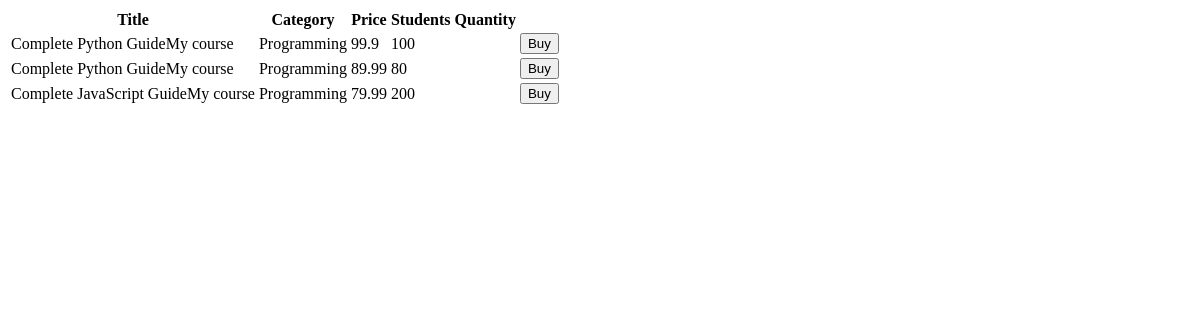
Page /shop/ on the earlier database version.
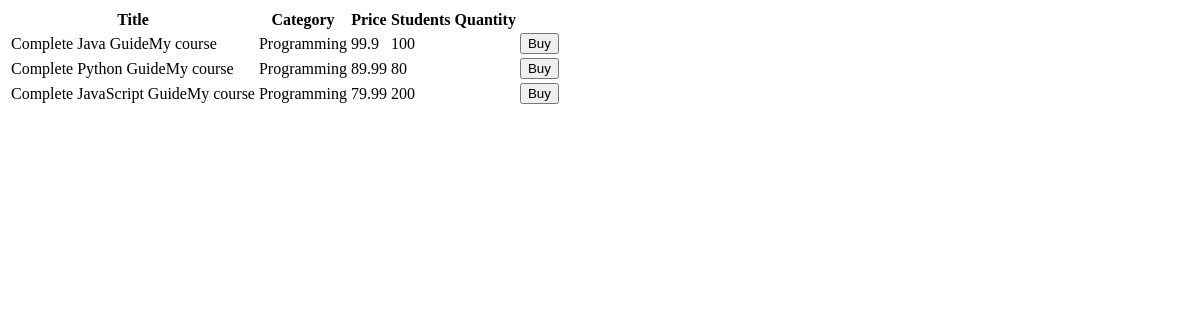
Same page on the later database version.
### shop/models.py (models this page shows, shortened)
class Course(models.Model):
    title=models.CharField(max_length=255)
    price=models.FloatField()
    students_qty=models.IntegerField()
    reviews_qty=models.IntegerField()
    category=models.ForeignKey(Category, on_delete=models.CASCADE)
    created_at=models.DateTimeField(default=timezone.now)

class Category(models.Model):
    title=models.CharField(max_length=255)
    created_at=models.DateTimeField(default=timezone.now)
    def __str__(self) -> str:
        return self.title

### shop/views.py (the view)
# urls.py: path('',views.index, name='index')
def index(request):
    courses=Course.objects.all()
    return render (request, 'courses.html', {'courses':courses})

### shop/templates/courses.html
<table>
    <thead>
        <tr>
            <th>Title</th>
            <th>Category</th>
            <th>Price</th>
            <th>Students Quantity</th>
            <th></th>
        </tr>
    </thead>
    <tbody>
        {% for course in courses %}
        <tr>
            <td>{{ course.title }}My course</td>
            <td>{{ course.category }}</td>
            <td>{{ course.price }}</td>
            <td>{{ course.students_qty }}</td>
            <td><button>Buy</button></td>
        </tr>
        {% endfor %}
    </tbody>
</table>

Differences in the rows shown:
changed Course: title "Complete Python Guide" → "Complete Java Guide"
